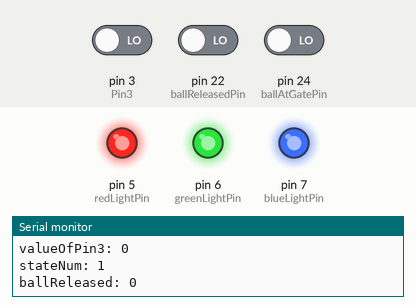
A sketch run on a simulated Arduino Mega 2560, built with avr-gcc and run on an emulated ATmega2560. Parts: output pins drawn as LEDs (lit = HIGH), the last lines printed to the serial monitor. Dashed ring = blinking. Inputs (shaded band) come from the test bench; at power-on: pin 22 (ballReleasedPin) LOW, pin 24 (ballAtGatePin) LOW, pin 3 (Pin3) LOW.

Above: at 1.2 s.
1.3 s: pin 22 (ballReleasedPin) driven HIGH
At 1.62 s:
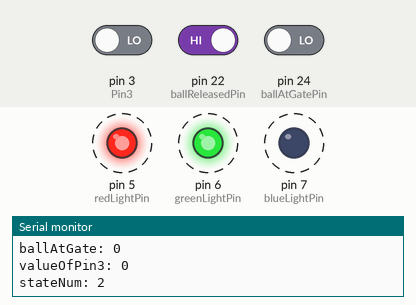
4.3 s: pin 24 (ballAtGatePin) driven HIGH
At 4.34 s:
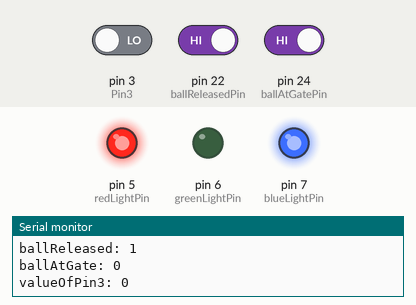
At 5.9 s:
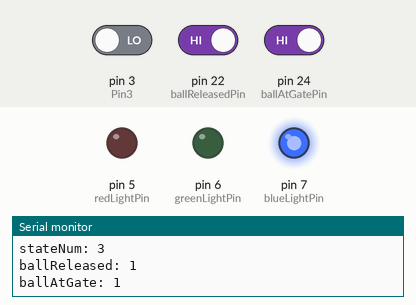
Timing chart, 0 to 7.4 s (numbered marks = the images above; inputs shaded):
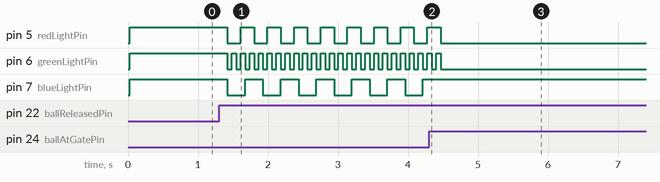

Measured:
- after the input at 1.3 s, pin 5 (redLightPin): alternates HIGH for 0.19 s and LOW for 0.19 s, starting after 0.12 s; pin 6 (greenLightPin): alternates HIGH for 0.06 s and LOW for 0.06 s, starting after 0.12 s; pin 7 (blueLightPin): alternates HIGH for 0.25 s and LOW for 0.25 s, starting after 0.12 s
- after the input at 4.3 s, pin 5 (redLightPin), pin 6 (greenLightPin): goes on until 4.5 s, then stays LOW; pin 7 (blueLightPin): stops changing and stays HIGH

The sketch:

DirectBalls.ino
```cpp
// constants won't change. They're used here to
// set pin numbers:
const int redLightPin    = 5; //arduino digital pin 5 controls red light
const int greenLightPin  = 6; //arduino digital pin 6 controls green light
const int blueLightPin   = 7; //arduino digital pin 7 controls blue light

const int ballReleasedPin    = 22; //pin 2 is 1 when ball is released
const int Pin3               = 3;  //WHY IS PIN 3 ALWAYS 1? It is always 1 do to the motor driver on the motor control shield
const int ballAtGatePin      = 24; //pin 4 is 1 when ball is at gate

// Variables will change:
int redLedState          = HIGH;         // the current state of the red light output pin
int greenLedState        = HIGH;         // the current state of the green light output pin
int blueLedState         = HIGH;         // the current state of the blue light output pin
int stateNum             = 1;            // contains the number of the state being executed
int lastButtonState      = LOW;          // the previous reading from the input pin
int ballAtGate           = 0;            // when true, display final light pattern
int ballReleased         = 0;            // when true, ball has been released, flash lights
int switchState          = 0;            // 1 = switch state
int valueOfPin3          = 0;
// the following variables are long's because the time, measured in miliseconds,
// will quickly become a bigger number than can be stored in an int.
long lastRedLedChangeTime   = 0;     // the last time the output pin was toggled
long lastGreenLedChangeTime = 0;     // the last time the output pin was toggled
long lastBlueLedChangeTime  = 0;     // the last time the output pin was toggled
long redLightChangeDelay    = 150;    // the debounce time; increase if the output flickers
long greenLightChangeDelay  = 50;    // the debounce time; increase if the output flickers
long blueLightChangeDelay   = 250;    // the debounce time; increase if the output flickers

//testing variables
int counter = 0;
long timeForStateChange = 15000;     //stay in a particular state for this time only

void setup() {
  // put your setup code here, to run once:
  // initialize digital light pins as outputs.
  Serial.begin(9600);
  pinMode(redLightPin, OUTPUT);
  pinMode(greenLightPin, OUTPUT);
  pinMode(blueLightPin, OUTPUT);

  pinMode(ballReleased, INPUT);
  pinMode(ballAtGate, INPUT);

  pinMode(Pin3, INPUT);

  Serial.println("end of setup");
  Serial.print("timeForStateChange: " );
  Serial.println(timeForStateChange);

}

void loop() {
  // put your main code here, to run repeatedly:
  ballReleased = digitalRead(ballReleasedPin);
  ballAtGate   = digitalRead(ballAtGatePin);


  Serial.print("ballReleased: ");
  Serial.println(ballReleased);
  Serial.print("ballAtGate: ");
  Serial.println(ballAtGate);

  int valueOfPin3 = digitalRead(Pin3);
  Serial.print("valueOfPin3: ");
  Serial.println(valueOfPin3);


  switch (stateNum)
  {

    //release balls
    case 1:
    if (ballReleased == 1)
    {
      stateNum = 2; //balls have been released so flash lights
    }
      break;

    //flash lights
    case 2:
      if ((millis() - lastRedLedChangeTime) > redLightChangeDelay) {
        // whatever the reading is at, it's been there for longer
        // than the debounce delay, so take it as the actual current state:
        redLedState = !redLedState;
        lastRedLedChangeTime = millis();
      }

      if ((millis() - lastGreenLedChangeTime) > greenLightChangeDelay) {
        // whatever the reading is at, it's been there for longer
        // than the debounce delay, so take it as the actual current state:
        greenLedState = !greenLedState;
        lastGreenLedChangeTime = millis();
      }

      if ((millis() - lastBlueLedChangeTime) > blueLightChangeDelay) {
        // whatever the reading is at, it's been there for longer
        // than the debounce delay, so take it as the actual current state:
        blueLedState = !blueLedState;
        lastBlueLedChangeTime = millis();
      }
      if (ballAtGate == 1)
      {
                stateNum += 1; //lights have been flashing and ball is in position for final light pattern
        //        break;
      }

      break;

    //display final light pattern
    case 3:
      digitalWrite(redLightPin, LOW);
      redLedState = LOW;
      digitalWrite(greenLightPin, LOW);
      greenLedState = LOW;
      digitalWrite(blueLightPin, HIGH);
      blueLedState = HIGH;

      //set gates

      //grade effort

  }
  digitalWrite(redLightPin, redLedState);
  digitalWrite(greenLightPin, greenLedState);
  digitalWrite(blueLightPin, blueLedState);
  Serial.print("stateNum: ");
  Serial.println(stateNum);


}
```
